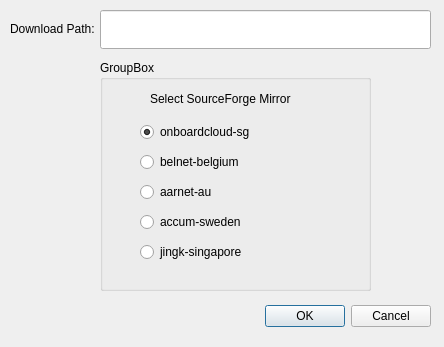
<?xml version="1.0" encoding="UTF-8"?>
<ui version="4.0">
 <class>Dialog</class>
 <widget class="QDialog" name="Dialog">
  <property name="geometry">
   <rect>
    <x>0</x>
    <y>0</y>
    <width>444</width>
    <height>347</height>
   </rect>
  </property>
  <property name="windowTitle">
   <string>Dialog</string>
  </property>
  <property name="toolTip">
   <string notr="true"/>
  </property>
  <widget class="QLineEdit" name="lineEdit">
   <property name="geometry">
    <rect>
     <x>100</x>
     <y>10</y>
     <width>331</width>
     <height>39</height>
    </rect>
   </property>
   <property name="toolTip">
    <string extracomment="Enter the path where to save the ISO"/>
   </property>
  </widget>
  <widget class="QLabel" name="label_settings_dpath">
   <property name="geometry">
    <rect>
     <x>10</x>
     <y>20</y>
     <width>91</width>
     <height>17</height>
    </rect>
   </property>
   <property name="text">
    <string>Download Path:</string>
   </property>
  </widget>
  <widget class="QDialogButtonBox" name="buttonBox_dialog_settings">
   <property name="geometry">
    <rect>
     <x>50</x>
     <y>300</y>
     <width>381</width>
     <height>32</height>
    </rect>
   </property>
   <property name="orientation">
    <enum>Qt::Horizontal</enum>
   </property>
   <property name="standardButtons">
    <set>QDialogButtonBox::Cancel|QDialogButtonBox::Ok</set>
   </property>
  </widget>
  <widget class="QGroupBox" name="groupBox_Settings">
   <property name="geometry">
    <rect>
     <x>100</x>
     <y>60</y>
     <width>271</width>
     <height>231</height>
    </rect>
   </property>
   <property name="title">
    <string>GroupBox</string>
   </property>
   <widget class="QRadioButton" name="radioButton_sf_global">
    <property name="geometry">
     <rect>
      <x>40</x>
      <y>60</y>
      <width>161</width>
      <height>24</height>
     </rect>
    </property>
    <property name="text">
     <string>onboardcloud-sg</string>
    </property>
    <property name="checked">
     <bool>true</bool>
    </property>
   </widget>
   <widget class="QRadioButton" name="radioButton_belnet_be">
    <property name="geometry">
     <rect>
      <x>40</x>
      <y>90</y>
      <width>161</width>
      <height>24</height>
     </rect>
    </property>
    <property name="text">
     <string>belnet-belgium</string>
    </property>
   </widget>
   <widget class="QRadioButton" name="radioButton_aarnet_au">
    <property name="geometry">
     <rect>
      <x>40</x>
      <y>120</y>
      <width>161</width>
      <height>24</height>
     </rect>
    </property>
    <property name="text">
     <string>aarnet-au</string>
    </property>
   </widget>
   <widget class="QRadioButton" name="radioButton_accum_sw">
    <property name="geometry">
     <rect>
      <x>40</x>
      <y>150</y>
      <width>161</width>
      <height>24</height>
     </rect>
    </property>
    <property name="text">
     <string>accum-sweden</string>
    </property>
   </widget>
   <widget class="QRadioButton" name="radioButton_jiink_sg">
    <property name="geometry">
     <rect>
      <x>40</x>
      <y>180</y>
      <width>161</width>
      <height>24</height>
     </rect>
    </property>
    <property name="text">
     <string>jingk-singapore</string>
    </property>
   </widget>
   <widget class="QLabel" name="label_settings_provider">
    <property name="geometry">
     <rect>
      <x>50</x>
      <y>30</y>
      <width>171</width>
      <height>17</height>
     </rect>
    </property>
    <property name="text">
     <string>Select SourceForge Mirror</string>
    </property>
   </widget>
  </widget>
 </widget>
 <resources/>
 <connections/>
</ui>
